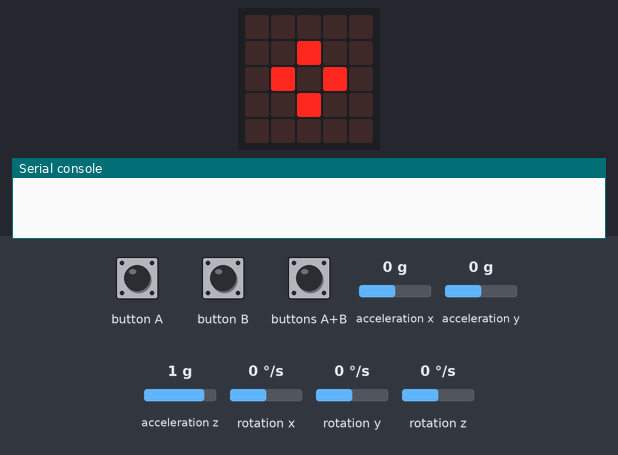
The program below on a simulated BBC micro:bit (MakeCode). Shown: the board's 5×5 LED display, the last lines printed to the serial console. Inputs (shaded band) come from the test bench; at power-on: acceleration x 0 g, acceleration y 0 g, acceleration z 1 g, rotation x 0 °/s, rotation y 0 °/s, rotation z 0 °/s.

Above: at 0.7 s.
At 6.3 s:
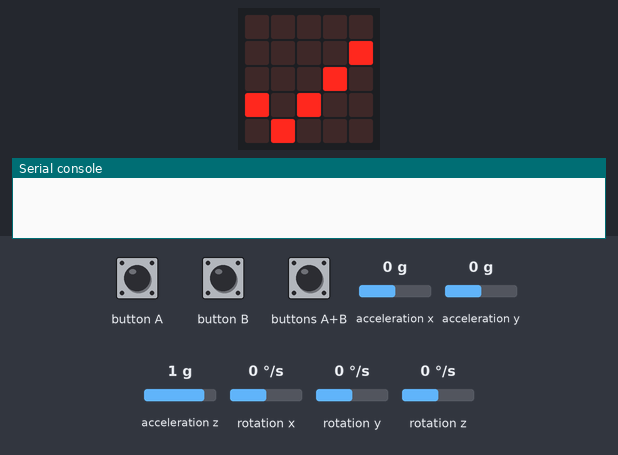
8.5 s: button B pressed for 0.15 s
At 9.2 s:
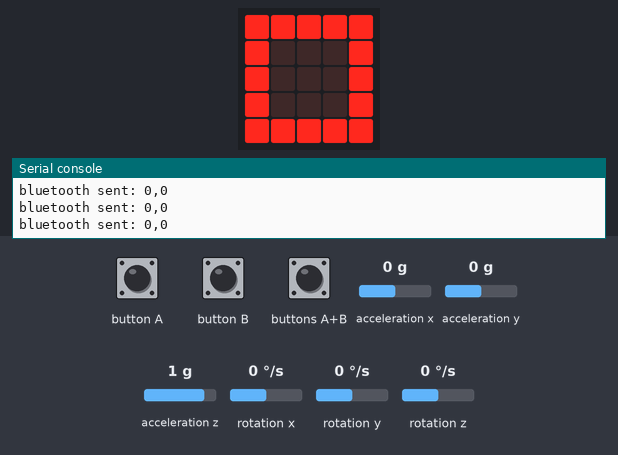
10.9 s: buttons A+B pressed for 0.15 s
At 11.6 s:
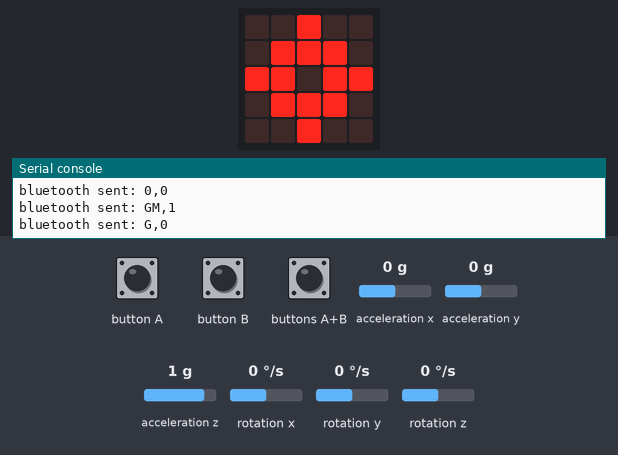
Timing chart, 0 to 13.9 s (numbered marks = the images above; inputs shaded):
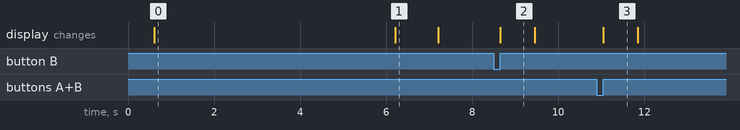

The program:

mpu6050_ble_csv_makecode.py
```python
MPU_ADDR = 0x68
G0 = 9.80665

map_m = [
    0, -1, 0,
    -1, 0, 0,
    0, 0, -1
]

acc_bias = [0, 0, 0]
gyro_bias = [0, 0, 0]

alpha = 0.98
deadzone_deg = 3
zupt_acc_ms2 = 0.35
zupt_gyro_dps = 2
stationary_hold_ms = 120

dist_thr_mm = 2
time_thr_ms = 20

roll0 = 0
pitch0 = 0
roll = 0
pitch = 0

lax_lp = 0
lay_lp = 0
vx_lp = 0
vy_lp = 0
lax_inited = False
lay_inited = False
vx_inited = False
vy_inited = False

vx = 0
vy = 0
px = 0
py = 0

last_ms = 0
stationary_ms = 0

last_emit_ms = 0
last_emit_x = 0
last_emit_y = 0
seq = 0

stream = True
gate_mode = True
gate_prev = False
ab_prev = False


def clamp(v, lo, hi):
    if v < lo:
        return lo
    if v > hi:
        return hi
    return v


def deadzone(v, dz):
    if v > dz:
        return v - dz
    if v < -dz:
        return v + dz
    return 0


def lp_update(x, alpha_lp, val, inited):
    if not inited:
        return x, True
    return val + alpha_lp * (x - val), True


def i2c_write_reg(reg, val):
    pins.i2c_write_number(MPU_ADDR, (reg << 8) | (val & 0xFF), NumberFormat.UInt16BE, False)


def i2c_read14(reg):
    pins.i2c_write_number(MPU_ADDR, reg & 0xFF, NumberFormat.UInt8BE, True)
    return pins.i2c_read_buffer(MPU_ADDR, 14, False)


def s16(hi, lo):
    v = (hi << 8) | lo
    if v & 0x8000:
        v = v - 65536
    return v


def apply_map(x, y, z):
    mx = map_m[0] * x + map_m[1] * y + map_m[2] * z
    my = map_m[3] * x + map_m[4] * y + map_m[5] * z
    mz = map_m[6] * x + map_m[7] * y + map_m[8] * z
    return [mx, my, mz]


def read_raw():
    b = i2c_read14(0x3B)
    ax = s16(b[0], b[1])
    ay = s16(b[2], b[3])
    az = s16(b[4], b[5])
    gx = s16(b[8], b[9])
    gy = s16(b[10], b[11])
    gz = s16(b[12], b[13])
    return [ax, ay, az, gx, gy, gz]


def init_mpu():
    i2c_write_reg(0x6B, 0x00)
    basic.pause(10)
    i2c_write_reg(0x1A, 0x03)
    i2c_write_reg(0x19, 0x04)
    i2c_write_reg(0x1B, 0x00)
    i2c_write_reg(0x1C, 0x00)


def reset_state(now_ms):
    global vx, vy, px, py, last_ms, stationary_ms, last_emit_ms, last_emit_x, last_emit_y, seq
    vx = 0
    vy = 0
    px = 0
    py = 0
    last_ms = now_ms
    stationary_ms = 0
    last_emit_ms = now_ms
    last_emit_x = 0
    last_emit_y = 0
    seq = 0


def calibrate(duration_ms):
    global acc_bias, gyro_bias, roll0, pitch0, roll, pitch
    t0 = input.running_time()
    n = 0
    sax = 0
    say = 0
    saz = 0
    sgx = 0
    sgy = 0
    sgz = 0
    while input.running_time() - t0 < duration_ms:
        r = read_raw()
        a = apply_map(r[0], r[1], r[2])
        g = apply_map(r[3], r[4], r[5])
        sax += a[0]
        say += a[1]
        saz += a[2]
        sgx += g[0]
        sgy += g[1]
        sgz += g[2]
        n += 1
        basic.pause(5)

    if n <= 0:
        return False

    mx = sax / n
    my = say / n
    mz = saz / n
    mg = Math.sqrt(mx * mx + my * my + mz * mz)
    if mg == 0:
        return False

    ux = mx / mg
    uy = my / mg
    uz = mz / mg

    acc_bias = [mx - ux * 16384, my - uy * 16384, mz - uz * 16384]
    gyro_bias = [sgx / n, sgy / n, sgz / n]

    ax_ms2 = (mx - acc_bias[0]) / 16384 * G0
    ay_ms2 = (my - acc_bias[1]) / 16384 * G0
    az_ms2 = (mz - acc_bias[2]) / 16384 * G0

    roll0 = Math.atan2(ay_ms2, az_ms2) * 180 / Math.PI
    pitch0 = Math.atan2(-ax_ms2, Math.sqrt(ay_ms2 * ay_ms2 + az_ms2 * az_ms2)) * 180 / Math.PI
    roll = roll0
    pitch = pitch0
    return True


def send_xy(x_mm, y_mm):
    bluetooth.uart_write_line("" + convert_to_text(x_mm) + "," + convert_to_text(y_mm))

def send_gate(on):
    bluetooth.uart_write_line("G," + ("1" if on else "0"))

def send_gate_mode(on):
    bluetooth.uart_write_line("GM," + ("1" if on else "0"))


def on_start():
    global last_ms, last_emit_ms
    bluetooth.start_uart_service()
    basic.show_icon(IconNames.HEART)
    init_mpu()
    basic.show_icon(IconNames.SMALL_DIAMOND)
    ok = calibrate(5000)
    basic.show_icon(IconNames.YES if ok else IconNames.NO)
    basic.pause(400)
    basic.clear_screen()
    now = input.running_time()
    last_ms = now
    last_emit_ms = now


on_start()

def on_button_pressed_b():
    global gate_mode
    gate_mode = not gate_mode
    send_gate_mode(gate_mode)
    basic.show_icon(IconNames.TARGET if gate_mode else IconNames.SQUARE)
    basic.pause(200)
    basic.clear_screen()
input.on_button_pressed(Button.B, on_button_pressed_b)


def forever():
    global roll, pitch, lax_lp, lay_lp, vx_lp, vy_lp, lax_inited, lay_inited, vx_inited, vy_inited
    global vx, vy, px, py, last_ms, stationary_ms, last_emit_ms, last_emit_x, last_emit_y, seq, stream, gate_mode, gate_prev, ab_prev

    now_ms = input.running_time()
    dt = (now_ms - last_ms) / 1000
    if dt <= 0:
        dt = 0.001
    if dt > 0.2:
        dt = 0.2
    last_ms = now_ms

    ab = input.button_is_pressed(Button.AB)
    if ab and not ab_prev:
        reset_state(now_ms)
    ab_prev = ab

    gate = input.button_is_pressed(Button.A)
    if gate != gate_prev:
        send_gate(gate)
        reset_state(now_ms)
        gate_prev = gate

    if gate_mode and not gate:
        basic.pause(10)
        return

    r = read_raw()
    a = apply_map(r[0], r[1], r[2])
    g = apply_map(r[3], r[4], r[5])

    ax_m = a[0] - acc_bias[0]
    ay_m = a[1] - acc_bias[1]
    az_m = a[2] - acc_bias[2]
    gx_m = g[0] - gyro_bias[0]
    gy_m = g[1] - gyro_bias[1]
    gz_m = g[2] - gyro_bias[2]

    ax_ms2 = (ax_m / 16384) * G0
    ay_ms2 = (ay_m / 16384) * G0
    az_ms2 = (az_m / 16384) * G0
    gx_dps = gx_m / 131
    gy_dps = gy_m / 131
    gz_dps = gz_m / 131

    roll_acc = Math.atan2(ay_ms2, az_ms2) * 180 / Math.PI
    pitch_acc = Math.atan2(-ax_ms2, Math.sqrt(ay_ms2 * ay_ms2 + az_ms2 * az_ms2)) * 180 / Math.PI

    roll = alpha * (roll + gx_dps * dt) + (1 - alpha) * roll_acc
    pitch = alpha * (pitch + gy_dps * dt) + (1 - alpha) * pitch_acc

    roll_use = roll0 + deadzone(roll - roll0, deadzone_deg)
    pitch_use = pitch0 + deadzone(pitch - pitch0, deadzone_deg)

    sr = Math.sin(roll_use * Math.PI / 180)
    cr = Math.cos(roll_use * Math.PI / 180)
    sp = Math.sin(pitch_use * Math.PI / 180)
    cp = Math.cos(pitch_use * Math.PI / 180)

    gxg = -G0 * sp
    gyg = G0 * sr * cp
    gzg = G0 * cr * cp

    lax = ax_ms2 - gxg
    lay = ay_ms2 - gyg
    laz = az_ms2 - gzg

    lax_lp, lax_inited = lp_update(lax, 0.25, lax_lp, lax_inited)
    lay_lp, lay_inited = lp_update(lay, 0.25, lay_lp, lay_inited)

    gyro_mag = Math.sqrt(gx_dps * gx_dps + gy_dps * gy_dps + gz_dps * gz_dps)
    lin_mag = Math.sqrt(lax_lp * lax_lp + lay_lp * lay_lp + laz * laz)
    stationary_now = (gyro_mag <= zupt_gyro_dps) and (lin_mag <= zupt_acc_ms2)

    if stationary_now:
        stationary_ms += dt * 1000
    else:
        stationary_ms = 0

    if stationary_ms >= stationary_hold_ms:
        vx = 0
        vy = 0

    vx = vx + lax_lp * dt
    vy = vy + lay_lp * dt
    vx_lp, vx_inited = lp_update(vx, 0.15, vx_lp, vx_inited)
    vy_lp, vy_inited = lp_update(vy, 0.15, vy_lp, vy_inited)
    vx = vx_lp
    vy = vy_lp

    px = px + vx * dt
    py = py + vy * dt

    x_mm = px * 1000
    y_mm = py * 1000

    dx = x_mm - last_emit_x
    dy = y_mm - last_emit_y
    dist_mm = Math.sqrt(dx * dx + dy * dy)
    dt_emit = now_ms - last_emit_ms

    if stream and ((dist_mm >= dist_thr_mm) or (dt_emit >= time_thr_ms)):
        last_emit_x = x_mm
        last_emit_y = y_mm
        last_emit_ms = now_ms
        seq += 1
        send_xy(Math.round(x_mm), Math.round(y_mm))

    basic.pause(10)


basic.forever(forever)
```

Measured:
- after the input at 8.5 s, the display: changes after 0.15 s (image 2)
- after the input at 10.9 s, the display: changes after 0.15 s (image 3)
- what the display in image 0 shows lasts 5.6 s, from 0.6 s to 6.2 s
- what the display in image 1 shows lasts 1.0 s, from 6.2 s to 7.2 s
- what the display in image 2 shows lasts 0.8 s, from 8.7 s to 9.5 s
